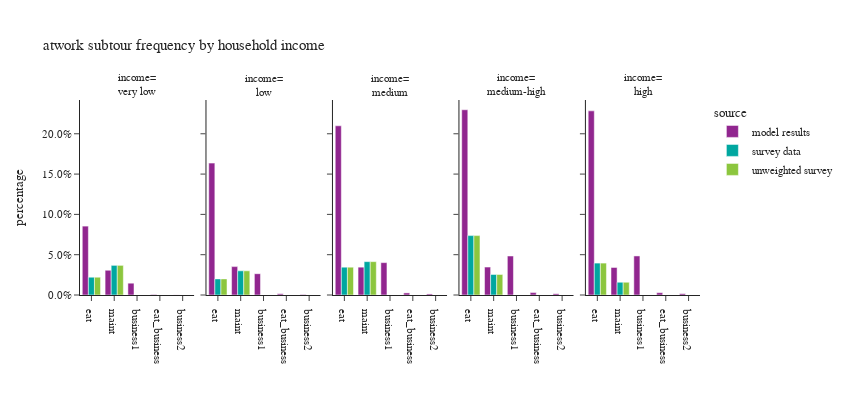

The code cell stored with this chart in its notebook:
### Code cell
plot_atwork_subtour(work_tour,'hhincome_group',"household income","income")

### Figure 1 — Plotly figure (JSON) as saved in the notebook; plotly's stock layout.template omitted (floating-point values rounded to 4 significant figures)
{"data": [{"alignmentgroup": "True", "hovertemplate": "source=model results<br>hhincome_group=very low<br>atwork_subtour_frequency=%{x}<br>percentage=%{y}<extra></extra>", "legendgroup": "model results", "marker": {"color": "#91268F", "pattern": {"shape": ""}}, "name": "model results", "offsetgroup": "model results", "orientation": "v", "showlegend": true, "textposition": "auto", "type": "bar", "x": ["business1", "business2", "eat", "eat_business", "maint"], "xaxis": "x", "y": [0.01465, 9.559e-05, 0.08545, 0.0006452, 0.03071], "yaxis": "y"}, {"alignmentgroup": "True", "hovertemplate": "source=model results<br>hhincome_group=low<br>atwork_subtour_frequency=%{x}<br>percentage=%{y}<extra></extra>", "legendgroup": "model results", "marker": {"color": "#91268F", "pattern": {"shape": ""}}, "name": "model results", "offsetgroup": "model results", "orientation": "v", "showlegend": false, "textposition": "auto", "type": "bar", "x": ["business1", "business2", "eat", "eat_business", "maint"], "xaxis": "x2", "y": [0.02642, 0.000544, 0.1636, 0.001444, 0.03522], "yaxis": "y2"}, {"alignmentgroup": "True", "hovertemplate": "source=model results<br>hhincome_group=medium<br>atwork_subtour_frequency=%{x}<br>percentage=%{y}<extra></extra>", "legendgroup": "model results", "marker": {"color": "#91268F", "pattern": {"shape": ""}}, "name": "model results", "offsetgroup": "model results", "orientation": "v", "showlegend": false, "textposition": "auto", "type": "bar", "x": ["business1", "business2", "eat", "eat_business", "maint"], "xaxis": "x3", "y": [0.04016, 0.001303, 0.2099, 0.00258, 0.03454], "yaxis": "y3"}, {"alignmentgroup": "True", "hovertemplate": "source=model results<br>hhincome_group=medium-high<br>atwork_subtour_frequency=%{x}<br>percentage=%{y}<extra></extra>", "legendgroup": "model results", "marker": {"color": "#91268F", "pattern": {"shape": ""}}, "name": "model results", "offsetgroup": "model results", "orientation": "v", "showlegend": false, "textposition": "auto", "type": "bar", "x": ["business1", "business2", "eat", "eat_business", "maint"], "xaxis": "x4", "y": [0.04837, 0.001617, 0.2298, 0.003043, 0.03463], "yaxis": "y4"}, {"alignmentgroup": "True", "hovertemplate": "source=model results<br>hhincome_group=high<br>atwork_subtour_frequency=%{x}<br>percentage=%{y}<extra></extra>", "legendgroup": "model results", "marker": {"color": "#91268F", "pattern": {"shape": ""}}, "name": "model results", "offsetgroup": "model results", "orientation": "v", "showlegend": false, "textposition": "auto", "type": "bar", "x": ["business1", "business2", "eat", "eat_business", "maint"], "xaxis": "x5", "y": [0.04844, 0.001619, 0.2284, 0.002866, 0.03415], "yaxis": "y5"}, {"alignmentgroup": "True", "hovertemplate": "source=survey data<br>hhincome_group=very low<br>atwork_subtour_frequency=%{x}<br>percentage=%{y}<extra></extra>", "legendgroup": "survey data", "marker": {"color": "#00A7A0", "pattern": {"shape": ""}}, "name": "survey data", "offsetgroup": "survey data", "orientation": "v", "showlegend": true, "textposition": "auto", "type": "bar", "x": ["business1", "business2", "eat", "eat_business", "maint"], "xaxis": "x", "y": [0.0, 0.0, 0.02206, 0.0, 0.03676], "yaxis": "y"}, {"alignmentgroup": "True", "hovertemplate": "source=survey data<br>hhincome_group=low<br>atwork_subtour_frequency=%{x}<br>percentage=%{y}<extra></extra>", "legendgroup": "survey data", "marker": {"color": "#00A7A0", "pattern": {"shape": ""}}, "name": "survey data", "offsetgroup": "survey data", "orientation": "v", "showlegend": false, "textposition": "auto", "type": "bar", "x": ["business1", "business2", "eat", "eat_business", "maint"], "xaxis": "x2", "y": [0.0, 0.0, 0.02, 0.0, 0.03], "yaxis": "y2"}, {"alignmentgroup": "True", "hovertemplate": "source=survey data<br>hhincome_group=medium<br>atwork_subtour_frequency=%{x}<br>percentage=%{y}<extra></extra>", "legendgroup": "survey data", "marker": {"color": "#00A7A0", "pattern": {"shape": ""}}, "name": "survey data", "offsetgroup": "survey data", "orientation": "v", "showlegend": false, "textposition": "auto", "type": "bar", "x": ["business1", "business2", "eat", "eat_business", "maint"], "xaxis": "x3", "y": [0.0, 0.0, 0.03448, 0.0, 0.04138], "yaxis": "y3"}, {"alignmentgroup": "True", "hovertemplate": "source=survey data<br>hhincome_group=medium-high<br>atwork_subtour_frequency=%{x}<br>percentage=%{y}<extra></extra>", "legendgroup": "survey data", "marker": {"color": "#00A7A0", "pattern": {"shape": ""}}, "name": "survey data", "offsetgroup": "survey data", "orientation": "v", "showlegend": false, "textposition": "auto", "type": "bar", "x": ["business1", "business2", "eat", "eat_business", "maint"], "xaxis": "x4", "y": [0.0, 0.0, 0.07365, 0.0, 0.0255], "yaxis": "y4"}, {"alignmentgroup": "True", "hovertemplate": "source=survey data<br>hhincome_group=high<br>atwork_subtour_frequency=%{x}<br>percentage=%{y}<extra></extra>", "legendgroup": "survey data", "marker": {"color": "#00A7A0", "pattern": {"shape": ""}}, "name": "survey data", "offsetgroup": "survey data", "orientation": "v", "showlegend": false, "textposition": "auto", "type": "bar", "x": ["business1", "business2", "eat", "eat_business", "maint"], "xaxis": "x5", "y": [0.0, 0.0, 0.03958, 0.0, 0.01583], "yaxis": "y5"}, {"alignmentgroup": "True", "hovertemplate": "source=unweighted survey<br>hhincome_group=very low<br>atwork_subtour_frequency=%{x}<br>percentage=%{y}<extra></extra>", "legendgroup": "unweighted survey", "marker": {"color": "#8CC63E", "pattern": {"shape": ""}}, "name": "unweighted survey", "offsetgroup": "unweighted survey", "orientation": "v", "showlegend": true, "textposition": "auto", "type": "bar", "x": ["business1", "business2", "eat", "eat_business", "maint"], "xaxis": "x", "y": [0.0, 0.0, 0.02206, 0.0, 0.03676], "yaxis": "y"}, {"alignmentgroup": "True", "hovertemplate": "source=unweighted survey<br>hhincome_group=low<br>atwork_subtour_frequency=%{x}<br>percentage=%{y}<extra></extra>", "legendgroup": "unweighted survey", "marker": {"color": "#8CC63E", "pattern": {"shape": ""}}, "name": "unweighted survey", "offsetgroup": "unweighted survey", "orientation": "v", "showlegend": false, "textposition": "auto", "type": "bar", "x": ["business1", "business2", "eat", "eat_business", "maint"], "xaxis": "x2", "y": [0.0, 0.0, 0.02, 0.0, 0.03], "yaxis": "y2"}, {"alignmentgroup": "True", "hovertemplate": "source=unweighted survey<br>hhincome_group=medium<br>atwork_subtour_frequency=%{x}<br>percentage=%{y}<extra></extra>", "legendgroup": "unweighted survey", "marker": {"color": "#8CC63E", "pattern": {"shape": ""}}, "name": "unweighted survey", "offsetgroup": "unweighted survey", "orientation": "v", "showlegend": false, "textposition": "auto", "type": "bar", "x": ["business1", "business2", "eat", "eat_business", "maint"], "xaxis": "x3", "y": [0.0, 0.0, 0.03448, 0.0, 0.04138], "yaxis": "y3"}, {"alignmentgroup": "True", "hovertemplate": "source=unweighted survey<br>hhincome_group=medium-high<br>atwork_subtour_frequency=%{x}<br>percentage=%{y}<extra></extra>", "legendgroup": "unweighted survey", "marker": {"color": "#8CC63E", "pattern": {"shape": ""}}, "name": "unweighted survey", "offsetgroup": "unweighted survey", "orientation": "v", "showlegend": false, "textposition": "auto", "type": "bar", "x": ["business1", "business2", "eat", "eat_business", "maint"], "xaxis": "x4", "y": [0.0, 0.0, 0.07365, 0.0, 0.0255], "yaxis": "y4"}, {"alignmentgroup": "True", "hovertemplate": "source=unweighted survey<br>hhincome_group=high<br>atwork_subtour_frequency=%{x}<br>percentage=%{y}<extra></extra>", "legendgroup": "unweighted survey", "marker": {"color": "#8CC63E", "pattern": {"shape": ""}}, "name": "unweighted survey", "offsetgroup": "unweighted survey", "orientation": "v", "showlegend": false, "textposition": "auto", "type": "bar", "x": ["business1", "business2", "eat", "eat_business", "maint"], "xaxis": "x5", "y": [0.0, 0.0, 0.03958, 0.0, 0.01583], "yaxis": "y5"}], "layout": {"annotations": [{"font": {}, "showarrow": false, "text": "income=<br>very low", "x": 0.092, "xanchor": "center", "xref": "paper", "y": 1.0, "yanchor": "bottom", "yref": "paper"}, {"font": {}, "showarrow": false, "text": "income=<br>low", "x": 0.296, "xanchor": "center", "xref": "paper", "y": 1.0, "yanchor": "bottom", "yref": "paper"}, {"font": {}, "showarrow": false, "text": "income=<br>medium", "x": 0.5, "xanchor": "center", "xref": "paper", "y": 1.0, "yanchor": "bottom", "yref": "paper"}, {"font": {}, "showarrow": false, "text": "income=<br>medium-high", "x": 0.704, "xanchor": "center", "xref": "paper", "y": 1.0, "yanchor": "bottom", "yref": "paper"}, {"font": {}, "showarrow": false, "text": "income=<br>high", "x": 0.908, "xanchor": "center", "xref": "paper", "y": 1.0, "yanchor": "bottom", "yref": "paper"}], "barmode": "group", "height": 400, "legend": {"title": {"text": "source"}, "tracegroupgap": 0}, "title": {"text": "atwork subtour frequency by household income"}, "width": 850, "xaxis": {"anchor": "y", "categoryarray": ["eat", "maint", "business1", "eat_business", "business2"], "categoryorder": "array", "domain": [0.0, 0.184], "title": {"text": ""}}, "xaxis2": {"anchor": "y2", "categoryarray": ["eat", "maint", "business1", "eat_business", "business2"], "categoryorder": "array", "domain": [0.204, 0.388], "matches": "x", "title": {"text": ""}}, "xaxis3": {"anchor": "y3", "categoryarray": ["eat", "maint", "business1", "eat_business", "business2"], "categoryorder": "array", "domain": [0.408, 0.592], "matches": "x", "title": {"text": ""}}, "xaxis4": {"anchor": "y4", "categoryarray": ["eat", "maint", "business1", "eat_business", "business2"], "categoryorder": "array", "domain": [0.612, 0.796], "matches": "x", "title": {"text": ""}}, "xaxis5": {"anchor": "y5", "categoryarray": ["eat", "maint", "business1", "eat_business", "business2"], "categoryorder": "array", "domain": [0.816, 1.0], "matches": "x", "title": {"text": ""}}, "yaxis": {"anchor": "x", "domain": [0.0, 1.0], "tickformat": ".1%", "title": {"text": "percentage"}}, "yaxis2": {"anchor": "x2", "domain": [0.0, 1.0], "matches": "y", "showticklabels": false}, "yaxis3": {"anchor": "x3", "domain": [0.0, 1.0], "matches": "y", "showticklabels": false}, "yaxis4": {"anchor": "x4", "domain": [0.0, 1.0], "matches": "y", "showticklabels": false}, "yaxis5": {"anchor": "x5", "domain": [0.0, 1.0], "matches": "y", "showticklabels": false}}}
